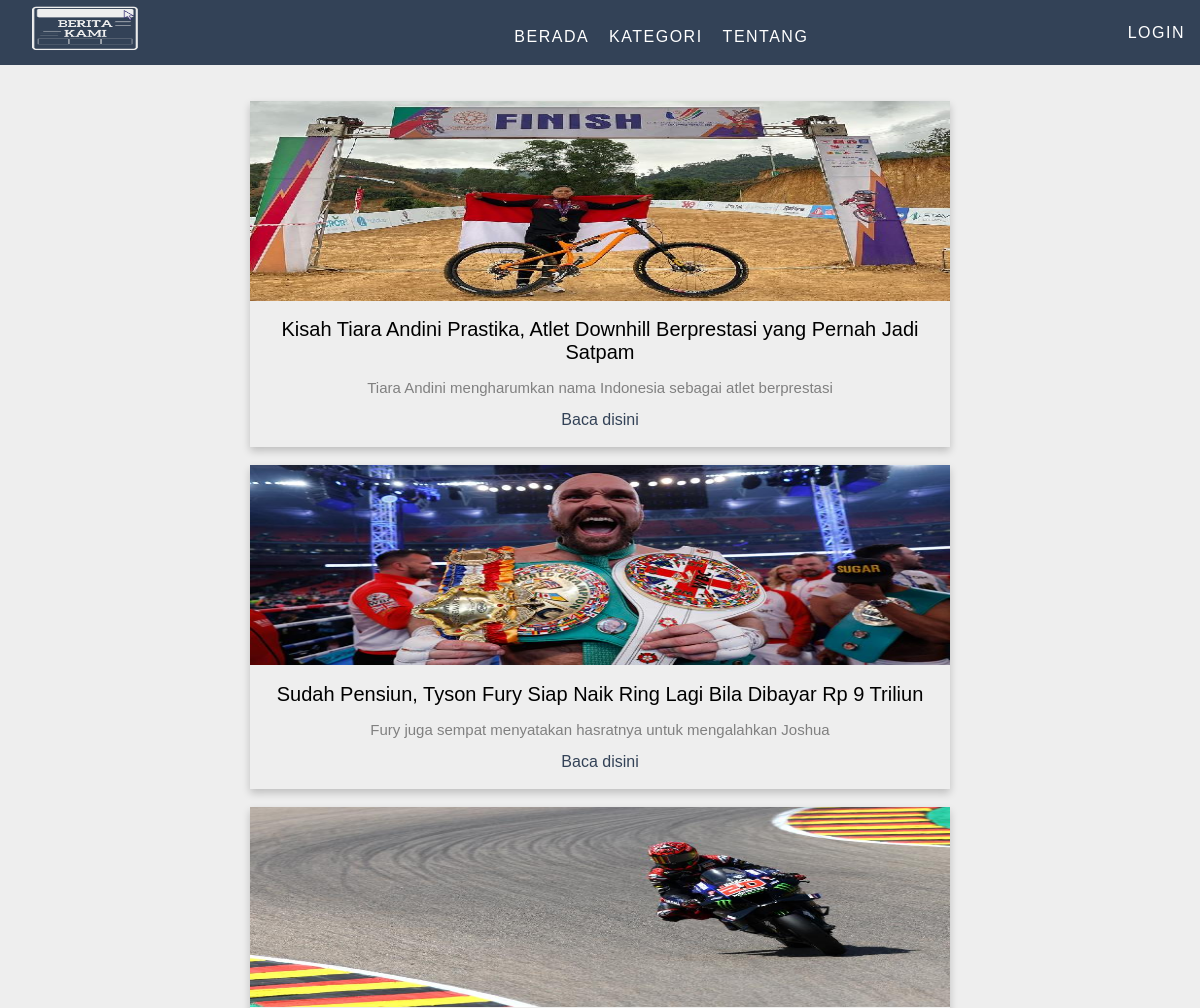
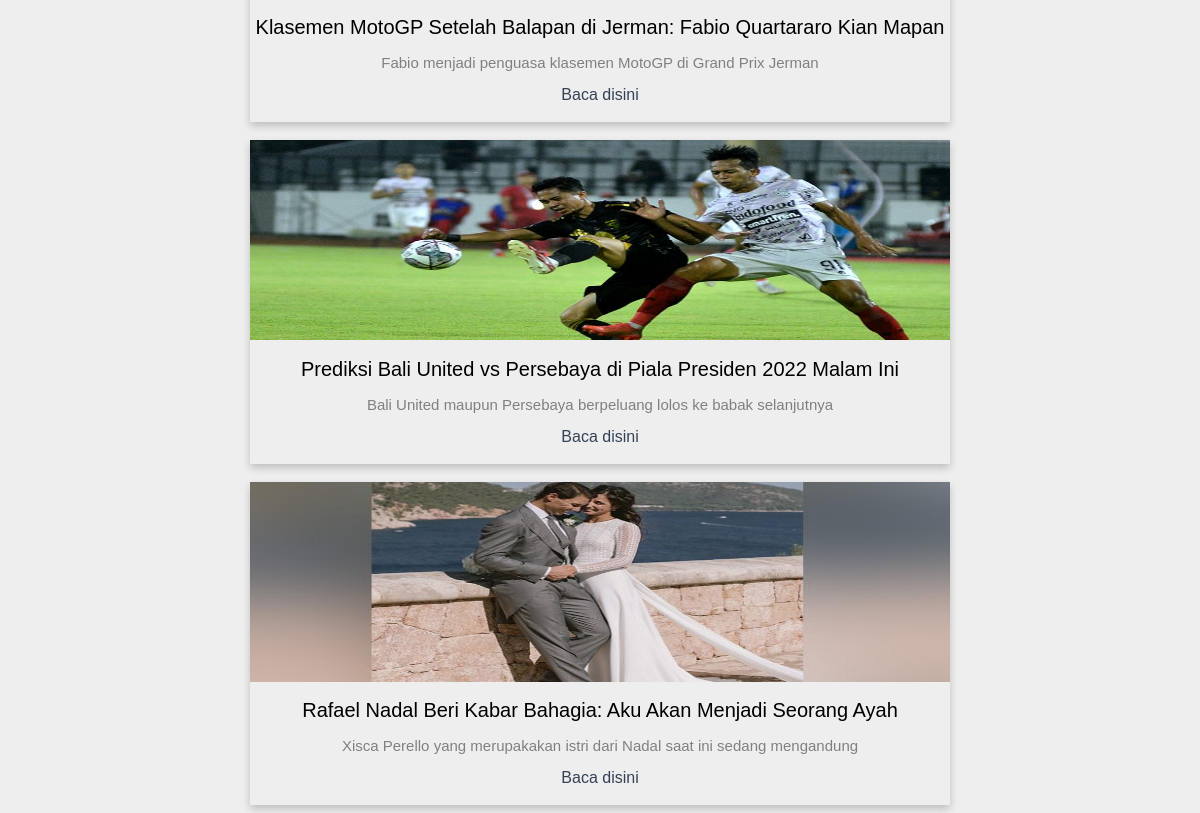
The page /sportKategori.php on the database its author committed (2 pictures, top to bottom).
### tables this page shows
CREATE TABLE `berita` (
  `id` int(11) NOT NULL,
  `judul` varchar(100) NOT NULL,
  `sinopsis` varchar(256) NOT NULL,
  `isiBerita` text NOT NULL,
  `tipe` varchar(20) NOT NULL,
  `gambar` varchar(256) NOT NULL
);

### sportKategori.php (the view, shortened to what this page needs)
<!DOCTYPE html>
<html lang="en">
<head>
    <link rel="stylesheet" href="style/styleKategori.css">
</head>
<body>
    <nav>
        <a href="index.php" class="logo">
            <div class="logoBk">
                <img src="assets/logoBk.png" alt="">
            </div>
        </a>
        <div>
            <ul class="menu">
                <li><a href="index.php">Berada</a></li>
                <li><a href="pilihKategori.php">Kategori</a></li>
                <li><a href="about.php">Tentang</a></li>
            </ul>
        </div>
        <a href="admin/loginAdmin.php" class="login">Login</a>
    </nav>
    <br>
    <br>
    <?php
    include "koneksi.php";
    $id = "";
    $query = "select * from berita where tipe = 'olahraga'";
    $result = $mysqli->query($query);
    $num_results = $result->num_rows;
    if ($num_results > 0) {
        while ($row = $result->fetch_assoc()) {
            extract($row);
            ?>
            <div class="card">
                <img src="<?php echo ("{$gambar}"); ?>" alt="John" style="width:100%">
                <h1><?php echo ("{$judul}"); ?></h1>
                <p class="title"><?php echo ("{$sinopsis}"); ?></p>
                <?php echo ("<a href='readBerita.php?id={$id}'>Baca disini</a>") ?>
                <br>
                <br>
            </div>
            <br>
    <?php
        }
    }
    ?>
</body>
</html>

### style/styleKategori.css (style rules this page uses)
* { box-sizing: border-box; }
html { scroll-behavior: smooth; }
body { margin: 0; margin-top: 0; font-family: Verdana, sans-serif; background-color: #EEEEEE; }
ul { padding-top: 8px; list-style: none !important; }
a { text-decoration: none !important; color: #fff; }
nav { display: flex; justify-content: space-between; text-transform: uppercase; align-items: center; letter-spacing: 1.5px; background-color: #334257; padding: 15px; height: 65px; }
nav .logoBk img { padding-top: 20px; width: 140px; height: 110px; }
.logo { font-weight: bold; color: #fff; font-size: 23px; }
.logo img { width: 150px; height: 50px; }
.menu { display: flex; }
.menu li a { color: #fff; padding: 10px; }
.login { color: #fff; }
.card { box-shadow: 0 4px 8px 0 rgba(0, 0, 0, 0.2); max-width: 700px; max-height: 550px; margin: auto; text-align: center; }
.card img { width: 550px; height: 200px; }
.card h1 { font-size: 20px; font-weight: normal; }
.title { color: grey; font-size: 15px; }
.card a { color: #334257; }

### rows shown on the page
berita: gambar (picture), judul "Kisah Tiara Andini Prastika, Atlet Downhill Berprestasi yang Pernah Jadi Satpam", sinopsis "Tiara Andini mengharumkan nama Indonesia sebagai atlet berprestasi"
berita: gambar (picture), judul "Sudah Pensiun, Tyson Fury Siap Naik Ring Lagi Bila Dibayar Rp 9 Triliun", sinopsis "Fury juga sempat menyatakan hasratnya untuk mengalahkan Joshua"
berita: gambar (picture), judul "Klasemen MotoGP Setelah Balapan di Jerman: Fabio Quartararo Kian Mapan", sinopsis "Fabio menjadi penguasa klasemen MotoGP di Grand Prix Jerman"
berita: gambar (picture), judul "Prediksi Bali United vs Persebaya di Piala Presiden 2022 Malam Ini", sinopsis "Bali United maupun Persebaya berpeluang lolos ke babak selanjutnya"
berita: gambar (picture), judul "Rafael Nadal Beri Kabar Bahagia: Aku Akan Menjadi Seorang Ayah", sinopsis "Xisca Perello yang merupakakan istri dari Nadal saat ini sedang mengandung"
